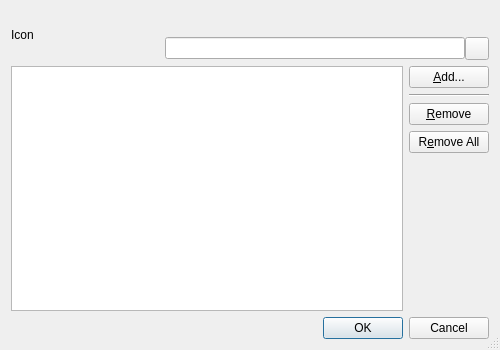
<?xml version="1.0" encoding="UTF-8"?>
<ui version="4.0">
 <class>ClickToFlashWhitelistDialog</class>
 <widget class="QDialog" name="ClickToFlashWhitelistDialog">
  <property name="geometry">
   <rect>
    <x>0</x>
    <y>0</y>
    <width>500</width>
    <height>350</height>
   </rect>
  </property>
  <property name="windowTitle">
   <string>ClickToFlash Whitelist</string>
  </property>
  <property name="sizeGripEnabled">
   <bool>true</bool>
  </property>
  <layout class="QVBoxLayout" name="verticalLayout">
   <item>
    <layout class="QGridLayout" name="gridLayout_2">
     <property name="horizontalSpacing">
      <number>0</number>
     </property>
     <item row="0" column="0" rowspan="2">
      <widget class="QLabel" name="iconLabel">
       <property name="sizePolicy">
        <sizepolicy hsizetype="Fixed" vsizetype="Fixed">
         <horstretch>0</horstretch>
         <verstretch>0</verstretch>
        </sizepolicy>
       </property>
       <property name="text">
        <string notr="true">Icon</string>
       </property>
      </widget>
     </item>
     <item row="0" column="1" colspan="3">
      <spacer name="horizontalSpacer_2">
       <property name="orientation">
        <enum>Qt::Horizontal</enum>
       </property>
       <property name="sizeHint" stdset="0">
        <size>
         <width>338</width>
         <height>20</height>
        </size>
       </property>
      </spacer>
     </item>
     <item row="1" column="1">
      <spacer name="horizontalSpacer">
       <property name="orientation">
        <enum>Qt::Horizontal</enum>
       </property>
       <property name="sizeHint" stdset="0">
        <size>
         <width>40</width>
         <height>20</height>
        </size>
       </property>
      </spacer>
     </item>
     <item row="1" column="2">
      <widget class="QLineEdit" name="searchEdit">
       <property name="sizePolicy">
        <sizepolicy hsizetype="Expanding" vsizetype="Fixed">
         <horstretch>0</horstretch>
         <verstretch>0</verstretch>
        </sizepolicy>
       </property>
       <property name="minimumSize">
        <size>
         <width>300</width>
         <height>0</height>
        </size>
       </property>
       <property name="toolTip">
        <string>Enter search term for hosts</string>
       </property>
      </widget>
     </item>
     <item row="1" column="3">
      <widget class="QToolButton" name="clearButton">
       <property name="toolTip">
        <string>Press to clear the search edit</string>
       </property>
       <property name="text">
        <string/>
       </property>
      </widget>
     </item>
    </layout>
   </item>
   <item>
    <layout class="QGridLayout" name="gridLayout">
     <item row="4" column="1">
      <spacer name="verticalSpacer">
       <property name="orientation">
        <enum>Qt::Vertical</enum>
       </property>
       <property name="sizeHint" stdset="0">
        <size>
         <width>20</width>
         <height>40</height>
        </size>
       </property>
      </spacer>
     </item>
     <item row="0" column="1">
      <widget class="QPushButton" name="addButton">
       <property name="toolTip">
        <string>Press to add site to the whitelist</string>
       </property>
       <property name="text">
        <string>&amp;Add...</string>
       </property>
      </widget>
     </item>
     <item row="1" column="1">
      <widget class="Line" name="line">
       <property name="orientation">
        <enum>Qt::Horizontal</enum>
       </property>
      </widget>
     </item>
     <item row="2" column="1">
      <widget class="QPushButton" name="removeButton">
       <property name="toolTip">
        <string>Press to remove the selected entries</string>
       </property>
       <property name="text">
        <string>&amp;Remove</string>
       </property>
      </widget>
     </item>
     <item row="3" column="1">
      <widget class="QPushButton" name="removeAllButton">
       <property name="toolTip">
        <string>Press to remove all entries</string>
       </property>
       <property name="text">
        <string>R&amp;emove All</string>
       </property>
      </widget>
     </item>
     <item row="0" column="0" rowspan="5">
      <widget class="E5ListView" name="whitelist">
       <property name="alternatingRowColors">
        <bool>true</bool>
       </property>
      </widget>
     </item>
    </layout>
   </item>
   <item>
    <widget class="QDialogButtonBox" name="buttonBox">
     <property name="orientation">
      <enum>Qt::Horizontal</enum>
     </property>
     <property name="standardButtons">
      <set>QDialogButtonBox::Cancel|QDialogButtonBox::Ok</set>
     </property>
    </widget>
   </item>
  </layout>
 </widget>
 <customwidgets>
  <customwidget>
   <class>E5ListView</class>
   <extends>QListView</extends>
   <header>E5Gui/E5ListView.h</header>
  </customwidget>
 </customwidgets>
 <tabstops>
  <tabstop>searchEdit</tabstop>
  <tabstop>clearButton</tabstop>
  <tabstop>whitelist</tabstop>
  <tabstop>addButton</tabstop>
  <tabstop>removeButton</tabstop>
  <tabstop>removeAllButton</tabstop>
  <tabstop>buttonBox</tabstop>
 </tabstops>
 <resources/>
 <connections>
  <connection>
   <sender>buttonBox</sender>
   <signal>accepted()</signal>
   <receiver>ClickToFlashWhitelistDialog</receiver>
   <slot>accept()</slot>
   <hints>
    <hint type="sourcelabel">
     <x>227</x>
     <y>329</y>
    </hint>
    <hint type="destinationlabel">
     <x>157</x>
     <y>274</y>
    </hint>
   </hints>
  </connection>
  <connection>
   <sender>buttonBox</sender>
   <signal>rejected()</signal>
   <receiver>ClickToFlashWhitelistDialog</receiver>
   <slot>reject()</slot>
   <hints>
    <hint type="sourcelabel">
     <x>295</x>
     <y>335</y>
    </hint>
    <hint type="destinationlabel">
     <x>286</x>
     <y>274</y>
    </hint>
   </hints>
  </connection>
  <connection>
   <sender>clearButton</sender>
   <signal>clicked()</signal>
   <receiver>searchEdit</receiver>
   <slot>clear()</slot>
   <hints>
    <hint type="sourcelabel">
     <x>478</x>
     <y>24</y>
    </hint>
    <hint type="destinationlabel">
     <x>437</x>
     <y>22</y>
    </hint>
   </hints>
  </connection>
 </connections>
</ui>
